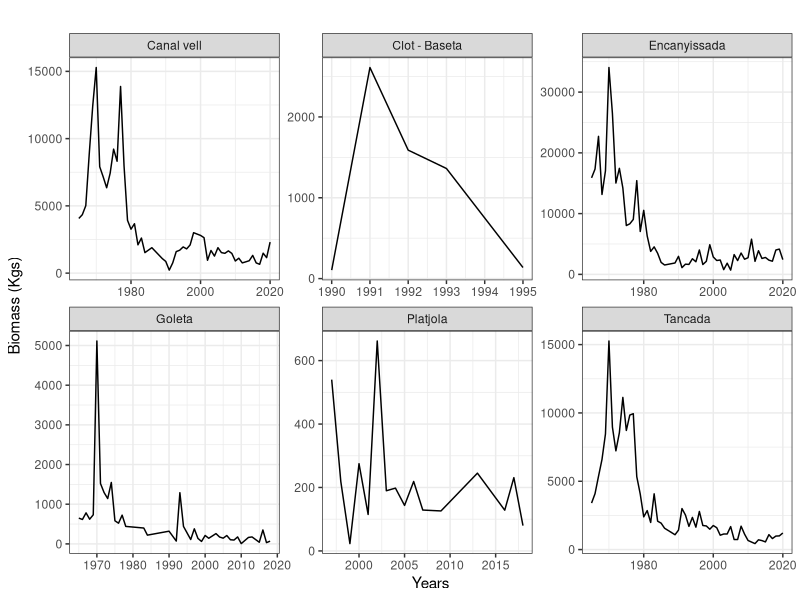

The R source for this figure: (Note: this script raises an error after producing the figure.)
## Exploratory analysis: time series plots

#Clear workspace
rm(list=ls(all=TRUE))

#Load functions used
library(tidyverse)
library(ggplot2)

#Read in catches lagoons clean data
catches_clean <- read.csv("data/catches_clean.csv")[-1]
str(catches_clean)

#Calculate average biomass per year and lagoon
year_mean_biomass <- catches_clean %>%
  filter(!is.na(Kgs)) %>% #remove NANs
  filter(!str_detect(Species, "Ind")) %>% #drop Undetermined species
  group_by(Year2,Lagoon) %>% 
  summarise(average_biomass=mean(Kgs,na.rm = T)) %>%
  mutate(average_biomass=round(average_biomass,2)) 

#Plot temporal trends in biomass per lagoon
plt_lagoon <- ggplot(year_mean_biomass, aes(x = Year2, y = average_biomass)) +
  geom_line() +
  facet_wrap(Lagoon~., scales = "free") +
  theme_bw()+ theme(legend.position = "none")+
  labs(y = "Biomass (Kgs)", x = "Years", title = "")
plt_lagoon

ggsave("outputs/lagoon_mean_biomass.png",
       plot = plt_lagoon,
       width=8,
       height=6,
       units="in",
       dpi = 400)

#subset spp having mean average percentage > 20
species_mean_biomass <- catches_clean %>%
  filter(!is.na(Kgs)) %>% #remove NANs
  filter(!str_detect(Species, "Ind")) %>% #drop Undetermined species
  group_by(Species, Year2,Lagoon) %>% 
  summarise(average_biomass=mean(Kgs,na.rm = T)) %>%
  mutate(average_biomass=round(average_biomass,2)) %>% #place 2 decimals for biomass
  ungroup() %>%
  group_by(Year2, Lagoon) %>%
  mutate(percentage = average_biomass / sum(average_biomass) * 100) %>% #calculate mean percentage 
  filter(percentage>20)

plt_spp <- ggplot(species_mean_biomass, aes(x=Year2, y=average_biomass, colour=Species))+
  geom_line()+
  facet_wrap(Lagoon~., scales = "free") +
  theme_bw()+ theme(legend.position = "bottom")+
  labs(y = "Biomass (Kgs)", x = "Years", title = "")
plt_spp

ggsave("outputs/species_mean_biomass.png",
       plot = plt_spp,
       width=8,
       height=6,
       units="in",
       dpi = 400)

#Plot temporal trend in % of total assemblage of fishes per lagoon
plt_proportion <- ggplot(species_mean_biomass, aes(fill=Species, y=average_biomass, x=Year2)) + 
  facet_wrap(Lagoon~., scales = "free") +
  geom_bar(position="fill", stat="identity")+
  theme_bw() +
  labs(y="% total assemblage", x="Years")
plt_proportion

ggsave("outputs/species_proportion.png",
       plot = plt_proportion,
       width=8,
       height=6,
       units="in",
       dpi = 400)


